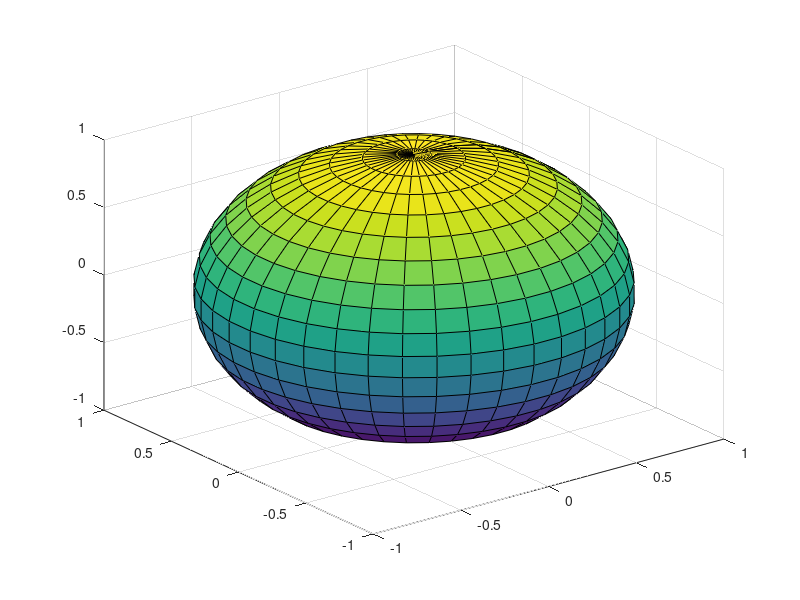

This figure's MATLAB source: (Note: this script raises an error after producing the figure.)
%% %%%%%%%%%%%%%%%%%%%%%%%%%%%%%%%%%%%%%%%%%%%%%%%%%%%%%%%%%%%%%%%%%%%%%%%%
% Het maken van een bol van phi=[0,135] graden (tafeltje)
theta=linspace(-4.5,360+4.5,42);
phi=[90 linspace(90-4.5,-(45+4.5),16)];

[Thetas,Phis]= ndgrid(deg2rad(theta),deg2rad(phi));
Rhos = 1;
[X,Y,Z] = sph2cart(Thetas,Phis,Rhos);
surf(X,Y,Z);

[l b]=size(Z);
C=zeros([l-1 b-1]);
% C=[ones(41,1) 2*ones(41,1) 3*ones(41,1) 4*ones(41,1) 5*ones(41,1) 6*ones(41,1) 7*ones(41,1) 8*ones(41,1) 9*ones(41,1) 10*ones(41,1) 11*ones(41,1) 12*ones(41,1) 13*ones(41,1) 14*ones(41,1) 15*ones(41,1) 16*ones(41,1) 17*ones(41,1) 18*ones(41,1) 19*ones(41,1) 20*ones(41,1) 21*ones(41,1)];
% surf(X,Y,Z,C);

%% C maken!

% invullen:
naam_telefoon='NX506FD';
freq=10e3;
equalize=0;     %equalize=1 = AAN, =0 = UIT

Fs=48e3;

% eenmalig uitvoeren:
phi_naam=['000';'009';'018';'027';'036';'045';'054';'063';'072';'081';'090';'099';'108';'117';'126';'135'];

for i=1:length(phi_naam)
    opdracht=[naam_telefoon '_' phi_naam(i,:) '= matfile(''' naam_telefoon '_' phi_naam(i,:) '_irdB.mat'');'];
    eval(opdracht);
end

%% PLOT!
% de plotcode:
opdracht=['Hz=Fs/(length(' naam_telefoon '_' phi_naam(i,:) '.' naam_telefoon '_' phi_naam(i,:) '_irdB));']
eval(opdracht);

index=round(freq/Hz);

% opdracht=['a=' naam_telefoon '_' phi_naam(1,:) '.' naam_telefoon '_' phi_naam(1,:) '_irdB(' num2str(index) ',1);'];
% eval(opdracht);
a=3;
C(:,1)=a*ones(41,1);

for i=2:length(phi_naam)
    opdracht=['a=' naam_telefoon '_' phi_naam(i,:) '.' naam_telefoon '_' phi_naam(i,:) '_irdB(' num2str(index) ',:);'];
    eval(opdracht);
    C(:,i)=a';
end

% C voorbeeld:
% C=[ones(41,1) 2*ones(41,1) 3*ones(41,1) 4*ones(41,1) 5*ones(41,1) 6*ones(41,1) 7*ones(41,1) 8*ones(41,1) 9*ones(41,1) 10*ones(41,1) 11*ones(41,1) 12*ones(41,1) 13*ones(41,1) 14*ones(41,1) 15*ones(41,1) 16*ones(41,1) 17*ones(41,1) 18*ones(41,1) 19*ones(41,1) 20*ones(41,1) 21*ones(41,1) 22*ones(41,1) 23*ones(41,1) 24*ones(41,1)];
surf(X,Y,Z,C);
%zlabel('Screen up -->', 'FontSize', 14)
zlabel('<-- Screen down', 'FontSize', 14)

%view van links
titel=[naam_telefoon ' Frequency\approx' num2str(freq) ' Hz, from the left'];
title(titel);
view([0 0])
xlabel('<-- Listeningside   ||   Speechside -->', 'FontSize', 14)

%view van rechts
titel=[naam_telefoon ' Frequency\approx' num2str(freq) ' Hz, from the right'];
title(titel);
xlabel('<-- Speechside   ||   Listeningside -->', 'FontSize', 14)
view([180 0]) 

h = colorbar;
% caxis([min(C_dB(:)) max(C_dB(:))])
caxis([-30 10])
set(get(h,'title'),'string','Gain in dB');

colormap jet
shading flat